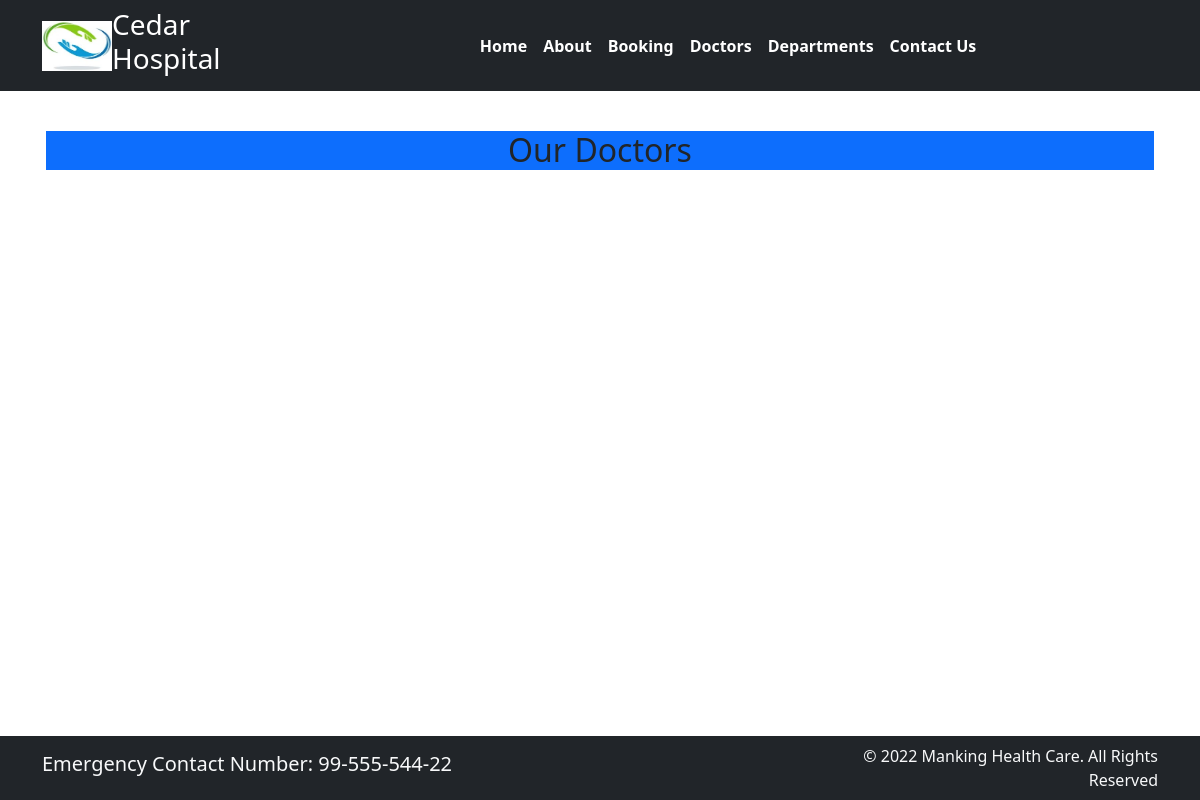
/doctor, run on an earlier commit of the app's database.
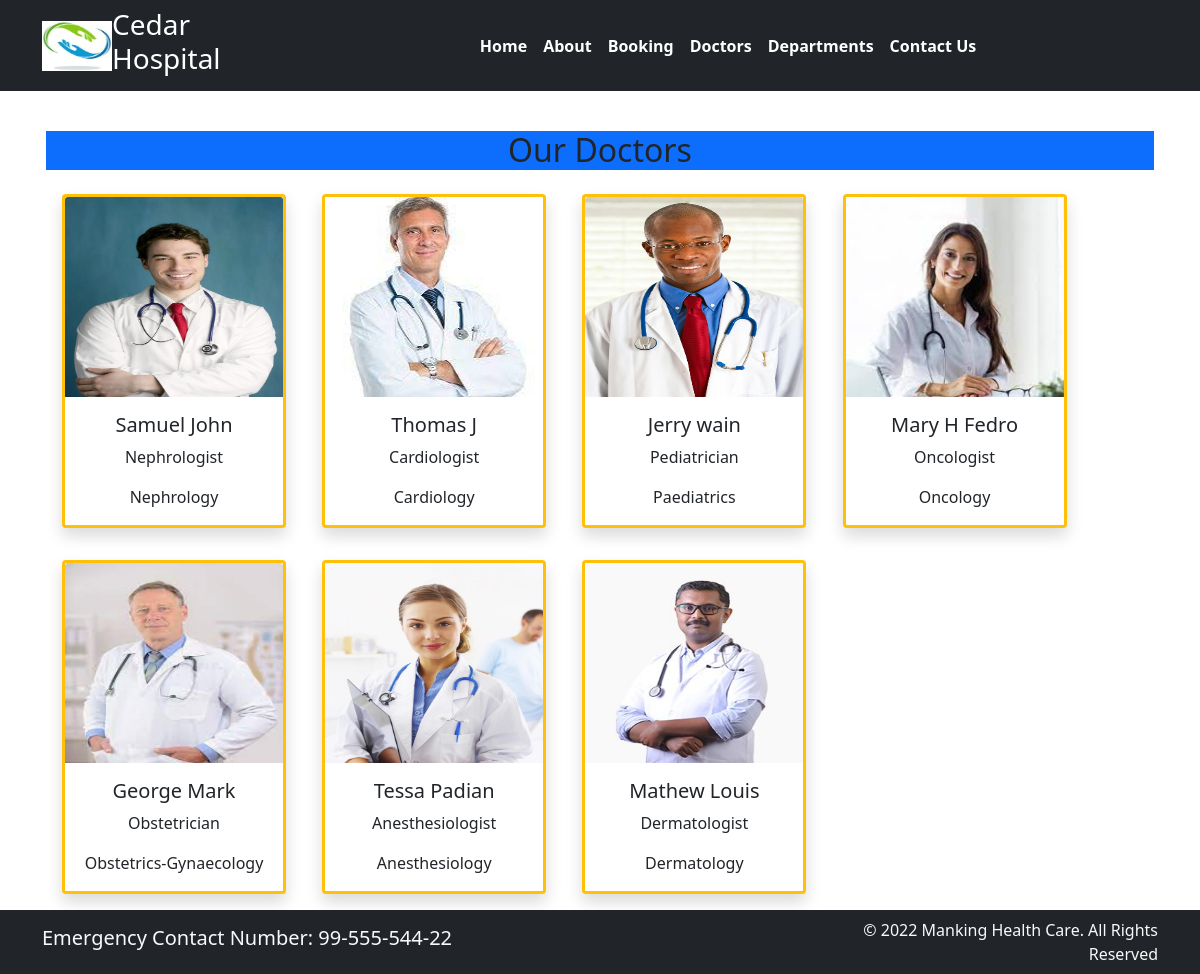
And on a later commit of the database.
### home/models.py (models this page shows, shortened)
class doctors(models.Model):
    doct_name=models.CharField(max_length=100)
    doct_specialization=models.CharField(max_length=250)
    doct_dept= models.ForeignKey(departments,on_delete=models.CASCADE)
    doct_image=models.ImageField(upload_to='doctors')

class departments(models.Model):
    dept_name = models.CharField(max_length=100)
    dept_description = models.TextField()
    def __str__(self):
        return self.dept_name

### home/views.py (the view)
# urls.py: path('doctor', views.doctor,name='doctor'),
def doctor(request):
     doct_dict={
          'doct':doctors.objects.all()
     }
     return render(request, 'doctors.html',doct_dict)

### templates/doctors.html (shortened to what this page needs)
{% extends 'base.html' %}
{% block content %}
<br>
<div class="container p-3">
<h2 class="bg-primary text-center"> Our Doctors</h2>
{% for d in doct %}
    <div class="card border-3  border-warning shadow text-center mx-3 my-3" style="width: 14rem;display:inline-block;">
        <img src="{{d.doct_image.url}}" class="card-img-top" alt="samuel" height=200 width=150>
        <div class="card-body">
          <h5 class="card-title">{{d.doct_name}}</h5>
          <p class="card-text">{{d.doct_specialization}}</p>
          <p class="card-text">{{d.doct_dept}}</p>
        </div>
      </div>
{% endfor %}
<br><br><br>
</div>
{% endblock %}

### templates/base.html (shortened to what this page needs)
{% load static %}
<!DOCTYPE html>
<html>
  <head>
    <link rel="stylesheet"
      href=" https://cdn.jsdelivr.net/npm/bootstrap@5.1.3/dist/css/bootstrap.min.css ">
    <link rel="stylesheet"
      href="https://use.fontawesome.com/releases/v5.2.0/css/all.css">
    <link rel="stylesheet" href="{% static '/CSS/style.css' %}">
  </head>
  <body>
    <nav class="navbar bg-dark navbar-expand-md ">
      <div class="container">
        <img src="{% static '/images/logo.png' %}" height=50 width=70>
        <div class="col-2 text-left pl-md-0">
          <h3 class="text-white"> Cedar Hospital </h3>
        </div>
        <div
          class="collapse navbar-collapse justify-content-center col-md-8 navbar-collapse-3">
          <ul class="navbar-nav justify-content-center  fw-bold">
            <li class="nav-item active">
              <a class="nav-link text-white" href="{% url 'home' %}">Home </a>
            </li>
            <li class="nav-item">
              <a class="nav-link text-white" href="{% url 'about' %}">About</a>
            </li>
            <li class="nav-item">
              <a class="nav-link text-white" href="{% url 'booking' %}">Booking</a>
            </li>
            <li class="nav-item">
              <a class="nav-link text-white" href="{% url 'doctor' %}">Doctors</a>
            </li>
			 <li class="nav-item">
              <a class="nav-link text-white" href="{% url 'department' %}">Departments</a>
            </li>
            <li class="nav-item">
              <a class="nav-link text-white" href="{% url 'contact' %}">Contact Us</a>
            </li>
          </ul>
        </div>
      </div>
    </nav>
    {% block content%}      {% endblock %}
    <section class="fixed-bottom">
      <footer class="pt-2 pb-2  bg-dark text-light">
        <div class="container">
          <div class="row align-items-center">
            <div class="col-12 col-md-8">
              <h5>Emergency Contact Number:  99-555-544-22</h5>
            </div>
            <div class="col-12 col-md-4 mt-4 mt-md-0 text-center text-md-end">
              © 2022 Manking Health Care. All Rights Reserved
            </div>
          </div>
        </div>
      </footer>
    </section>
  </body>
</html>

What changed in the data, as far as the page shows it:
added doctors: doct_image (picture), doct_name "Samuel John", doct_specialization "Nephrologist", doct_dept "Nephrology"
added doctors: doct_image (picture), doct_name "Thomas J", doct_specialization "Cardiologist", doct_dept "Cardiology"
added doctors: doct_image (picture), doct_name "Jerry wain", doct_specialization "Pediatrician", doct_dept "Paediatrics"
added doctors: doct_image (picture), doct_name "Mary H Fedro", doct_specialization "Oncologist", doct_dept "Oncology"
added doctors: doct_image (picture), doct_name "George Mark", doct_specialization "Obstetrician", doct_dept "Obstetrics-Gynaecology"
added doctors: doct_image (picture), doct_name "Tessa Padian", doct_specialization "Anesthesiologist", doct_dept "Anesthesiology"
added doctors: doct_image (picture), doct_name "Mathew Louis", doct_specialization "Dermatologist", doct_dept "Dermatology"
